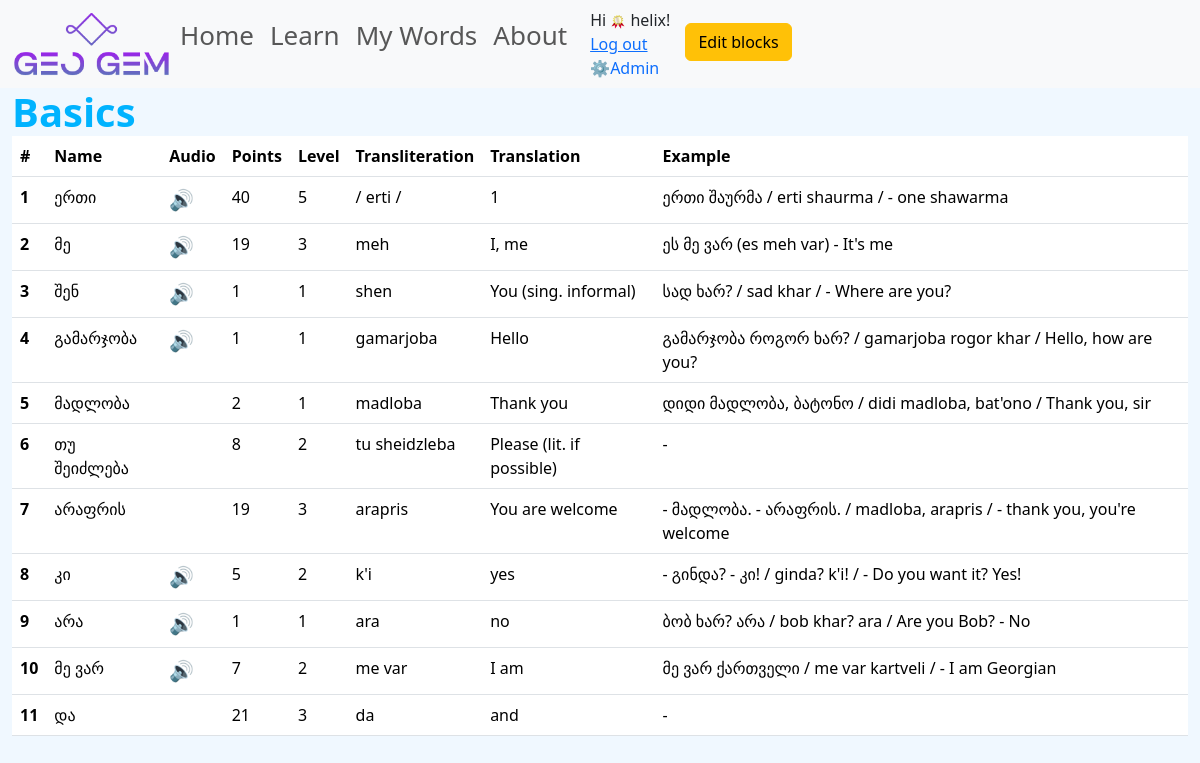
/learn/my_words/basics/ (signed in), run on an earlier commit of the app's database.
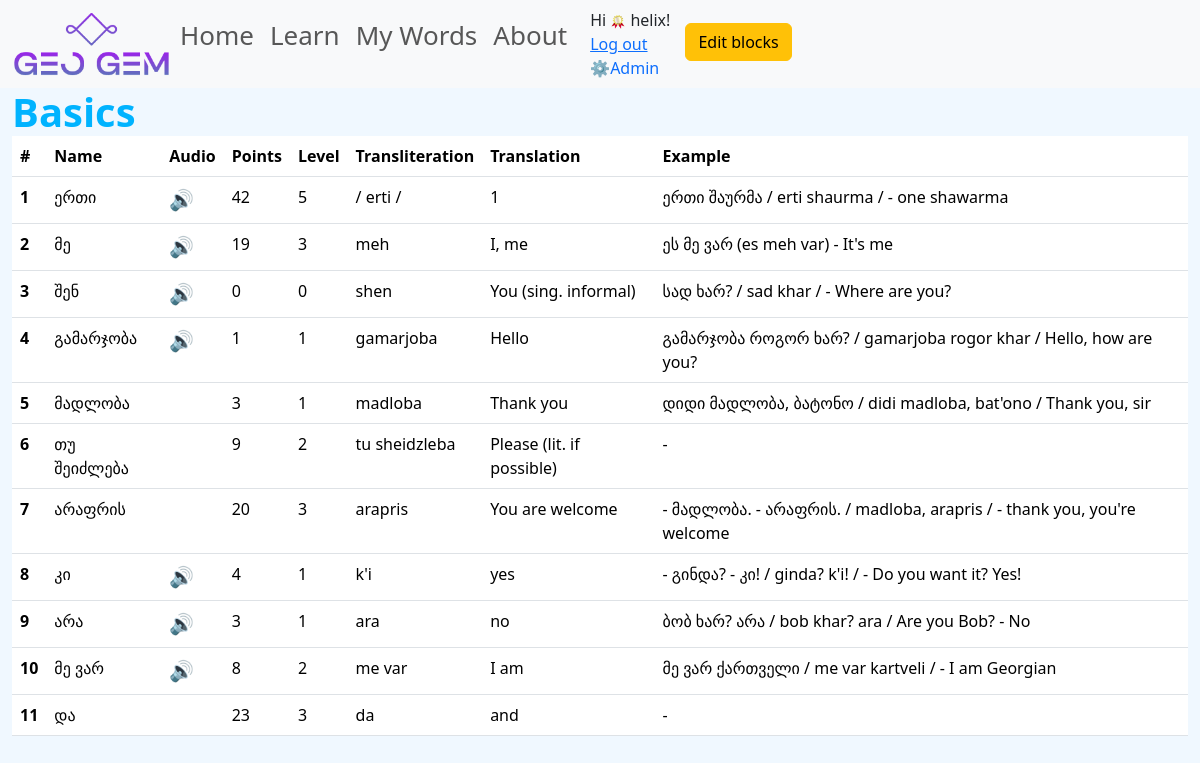
And on a later commit of the database.
### word_bank/models.py (models this page shows, shortened)
class UserWord(models.Model):
    word = models.ForeignKey(WordInfo, on_delete=models.CASCADE)
    user = models.ForeignKey(CustomUser, on_delete=models.CASCADE)
    points = models.PositiveIntegerField(default=0)
    mastery_level = models.PositiveBigIntegerField(default=0)
    added_at = models.DateTimeField(auto_now_add=True)
    updated_at = models.DateTimeField(auto_now=True)

class WordInfo(models.Model):
    name = models.CharField(max_length=100)
    transliteration = models.CharField(max_length=100)
    translation = models.CharField(max_length=100)
    example = models.TextField(blank=True, null=True)
    example_image = models.ImageField(upload_to='images/word_example/', blank=True, null=True)
    audio = models.FileField(upload_to='audio/word_info/', blank=True, null=True)
    image = models.ImageField(upload_to='images/word_info/', blank=True, null=True)
    blocks = models.ManyToManyField(Block)
    added_at = models.DateTimeField(auto_now_add=True)

### word_bank/views.py (the view)
# urls.py: path('my_words/<slug:slug>/', UserBlockDetailView.as_view(), name='user_block_detail'),
class UserBlockDetailView(DetailView):
    template_name = 'word_bank/user_block_detail.html'
    model = Block
    def get_context_data(self, **kwargs):
        context = super().get_context_data(**kwargs)
        user = self.request.user
        user_words = UserWord.objects.filter(user=user, word__blocks=self.get_object()) if user.is_authenticated else []
        context = {
            'learning_block': self.get_object(),
            'words': user_words,
        }
        return context

### templates/word_bank/user_block_detail.html (shortened to what this page needs)
{% extends 'base.html' %}
{% block content %}
{% if user.is_authenticated %}
<div class="container-fluid">
    <h class="display-6"><span style="color: rgb(0, 179, 255); font-weight: bold">{{ learning_block.name }}</span></h>
    <table class="table table-hover">
        <thead>
            <tr>
            <th scope="col">#</th>
            <th scope="col">Name</th>
            <th scope="col">Audio</th>
            <th scope="col">Points</th>
            <th scope="col">Level</th>
            <th scope="col">Transliteration</th>
            <th scope="col">Translation</th>
            <th scope="col">Example</th>
            </tr>
        </thead>
        <tbody>
            {% for word in words %}
                <tr>
                    <th scope="row">{{ forloop.counter }}</th>
                    <td>{{ word.word.name }}</td>
                    <td>
                        {% if word.word.audio %}
                            <a href="{{ word.word.audio.url }}" onclick="document.getElementById('audio_{{ word.word.name }}').play(); return false;">
                                <span style="display: inline-block; font-size: 20px;">&#x1F50A;</span>
                            </a>
                        {% endif %}
                    </td>
                    <td>{{ word.points }}</td>
                    <td>{{ word.mastery_level }}</td>
                    <td>{{ word.word.transliteration }}</td>
                    <td>{{ word.word.translation }}</td>
                    <td>{% if word.word.example %}{{ word.word.example }}{% else %}-{% endif %}</td>
                </tr>
            {% endfor %}
        </tbody>
    </table>
</div>
{% else %}
    <div class="container-fluid">
        <div class="alert alert-info" role="alert">
            Nobody here but us chickens. Please <a href="{% url 'login' %}">log in</a>
        </div>
    </div>
{% endif %}
{% endblock %}

What changed in the data, as far as the page shows it:
changed UserWord "ერთი": points "40" → "42"
changed UserWord "შენ": points "1" → "0"; mastery_level "1" → "0"
changed UserWord "მადლობა": points "2" → "3"
changed UserWord "თუ შეიძლება": points "8" → "9"
changed UserWord "არაფრის": points "19" → "20"
changed UserWord "კი": points "5" → "4"; mastery_level "2" → "1"
changed UserWord "არა": points "1" → "3"
changed UserWord "მე ვარ": points "7" → "8"
changed UserWord "და": points "21" → "23"
